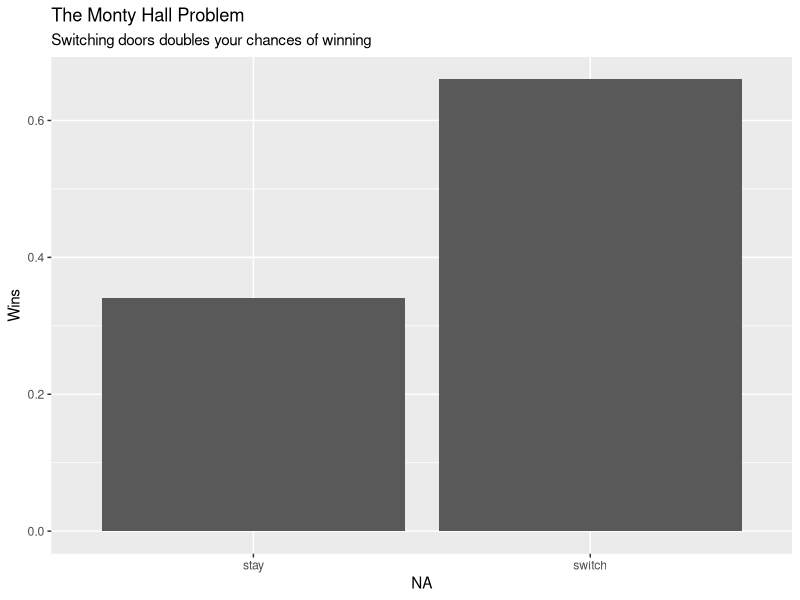
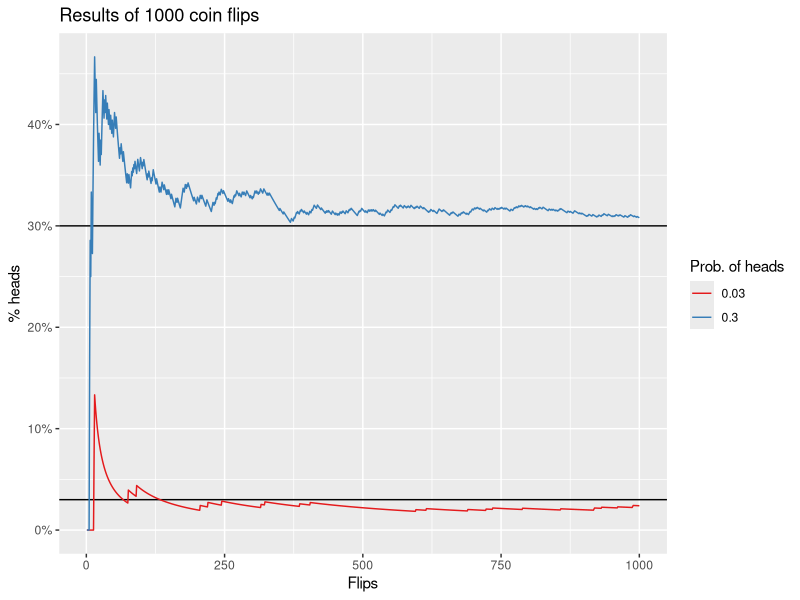

R code for these plots, in order:
## ---- chunk 1
knitr::opts_chunk$set(message = FALSE, warning = FALSE)
## ---- chunk 2
library(tidyverse)
## ---- chunk 3
# set up 10000 experiments
n <- 10000
# randomly choose a door to put the prize behind
prize <- sample(1:3, n, replace = TRUE)
# assume you randomly pick a door
choice <- sample(1:3, n, replace = TRUE)
# finally monty picks a door to open
# it can't be the door with the car, or the one you opened
# first redefine sample to avoid odd behaviour when length(x) == 1
sample_safe <- function(x, size, ...) {
  if (length(x) == 1) {
    return(rep(x, size))
  } else {
    return(sample(x, size, ...))
  }
}
opened <- map2_int(prize, choice, ~sample_safe(setdiff(1:3, union(.x, .y)), 1))
# the door you pick if you switch
switched <- map2_int(choice, opened, ~setdiff(1:3, union(.x, .y)))
results <- tribble(~outcome, ~wins,
                   "switch", sum(switched == prize) / length(prize),
                   "stay",   sum(choice == prize) / length(prize))
ggplot(results, aes(x = outcome, y = wins)) +
  geom_col() + 
  labs(x = NA, y = "Wins",
       title = "The Monty Hall Problem",
       subtitle = "Switching doors doubles your chances of winning")
## ---- chunk 4
n <- 1000
# n random bernoulli
results <- tibble(n = 1:n,
                  p_thirty = rbinom(n, 1, 0.3),
                  p_three = rbinom(n, 1, 0.03)) %>% 
  gather(p, heads, -n) %>% 
  mutate(p = ifelse(p == "p_thirty", 0.3, 0.03),
         heads = as.logical(heads))
# cumulative proportion of heads
results <- results %>% 
  group_by(p) %>% 
  mutate(prop = cumsum(heads) / n)
ggplot(results, aes(n, prop, colour = as.character(p))) +
  geom_hline(yintercept = 0.3) +
  geom_hline(yintercept = 0.03) +
  geom_line() +
  scale_y_continuous(labels = scales::percent) +
  scale_color_brewer("Prob. of heads", palette = "Set1") +
  labs(x = "Flips", y = "% heads",
       title = "Results of 1000 coin flips")
## ---- chunk 5
ns <- c(10, 100, 1000)
p <- 0.3
# function to calculate mean number of heads of many trials
sim_x <- function(n, p, trials = 10000) {
  results <- rerun(trials, rbinom(n, 1, p)) %>% 
    map_int(sum) %>% 
    mean
  results
}
# actual vs. expected
tibble(actual = map_dbl(ns, sim_x, p = p),
       expected = p * ns) %>% 
  knitr::kable(row.names = FALSE, align = 'l')
## ---- chunk 6
# roll 10000 dice
n <- 10000
results <- tibble(rolls = sample(1:6, n, replace = TRUE)) %>% 
  # test if in set A and/or B
  mutate(a = (rolls %% 2 == 0),
         b = rolls <= 4,
         both = a & b)
# check for independence
results %>% 
  summarize(p_a = sum(a) / n,
            p_b = sum(b) / n,
            p_ab = sum(both) / n,
            p_a_p_b = p_a * p_b) %>% 
  knitr::kable(col.names = c("P(A)", "P(B)", "P(AB)", "P(A)P(B)"),
               row.names = FALSE, align = 'l')
## ---- chunk 7
# define events
a <- 1:4
b <- 4:6
# roll 10000 dice
n <- 10000
results <- tibble(rolls = sample(1:6, n, replace = TRUE)) %>% 
  # test if in set A and/or B
  mutate(a = rolls %in% a,
         b = rolls %in% b,
         both = rolls %in% intersect(a, b))
# check for independence
results %>% 
  summarize(p_a = sum(a) / n,
            p_b = sum(b) / n,
            p_ab = sum(both) / n,
            p_a_p_b = p_a * p_b) %>% 
  knitr::kable(col.names = c("P(A)", "P(B)", "P(AB)", "P(A)P(B)"),
               row.names = FALSE, align = 'l')
